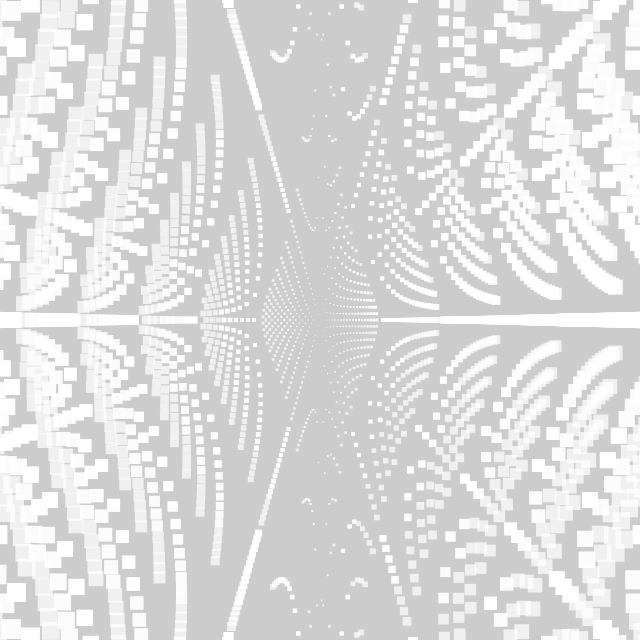
Frame 1 (no input)
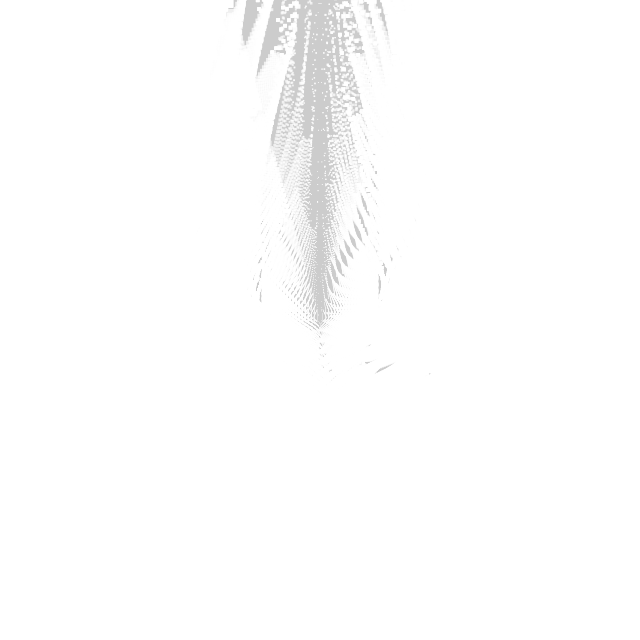
Frame 60 (the mouse pressed at the canvas centre just before this capture)
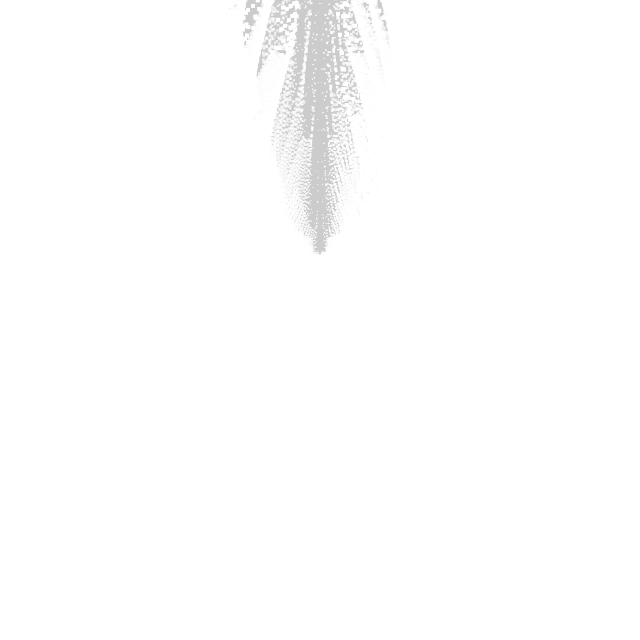
Frame 120 (the mouse held since frame 60 and released just before this capture)

The Processing sketch that drew these frames (run headless with seeded random() and noise(); from frame 60 on, the mouse is pressed at the canvas centre):

// Processing sketch: day030
// ── day030.pde
float t, r, f, p;
void setup() {
  size(640, 640);
  fill(-1, 180);
  noStroke();
  rectMode(3);
}
void draw() {
  clear();
  for (r=0; r<540; r+=3)
    for (f=0; f<60; f++) {
      p=(t-f)/(r%60);
      square(r*cos(TAU*p+t)+320, r*tan(TAU*p+t/5)+320, r/20);
    }
  t+=PI/180;
}
